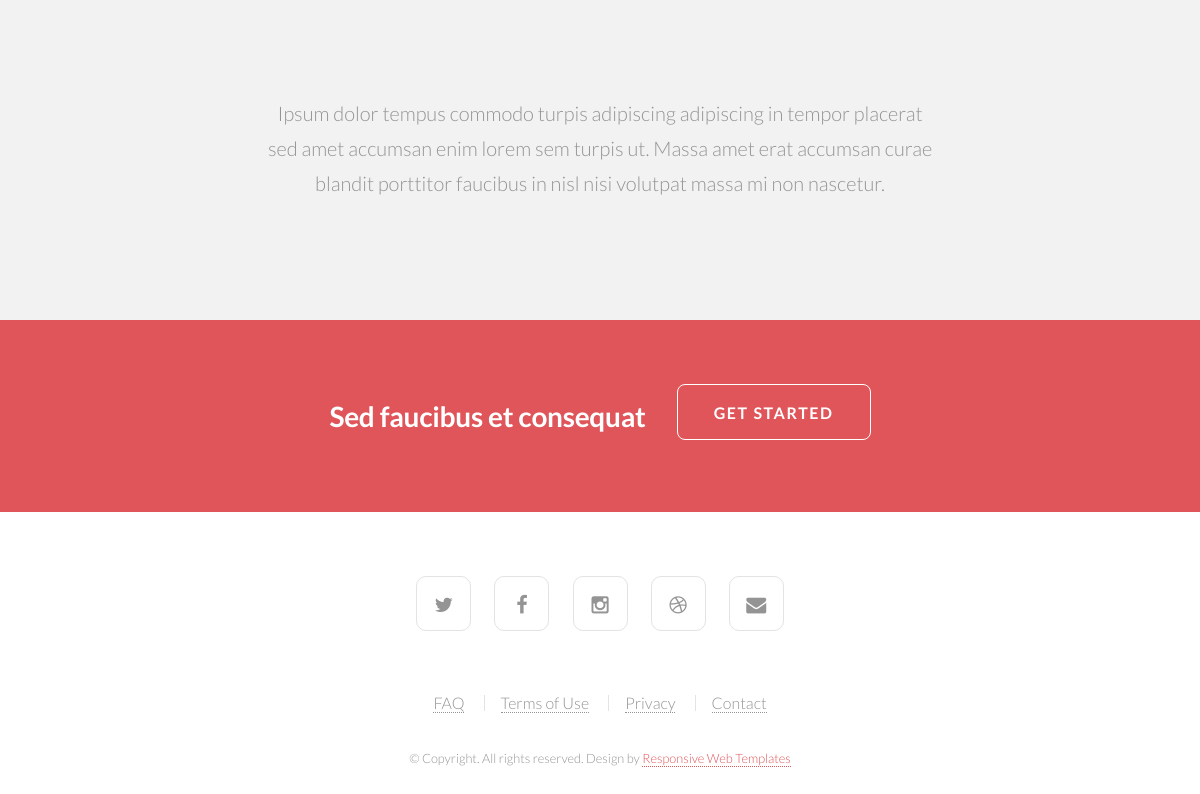
/outfitShowroomApp/home/ (lower part), run on an earlier commit of the app's database.
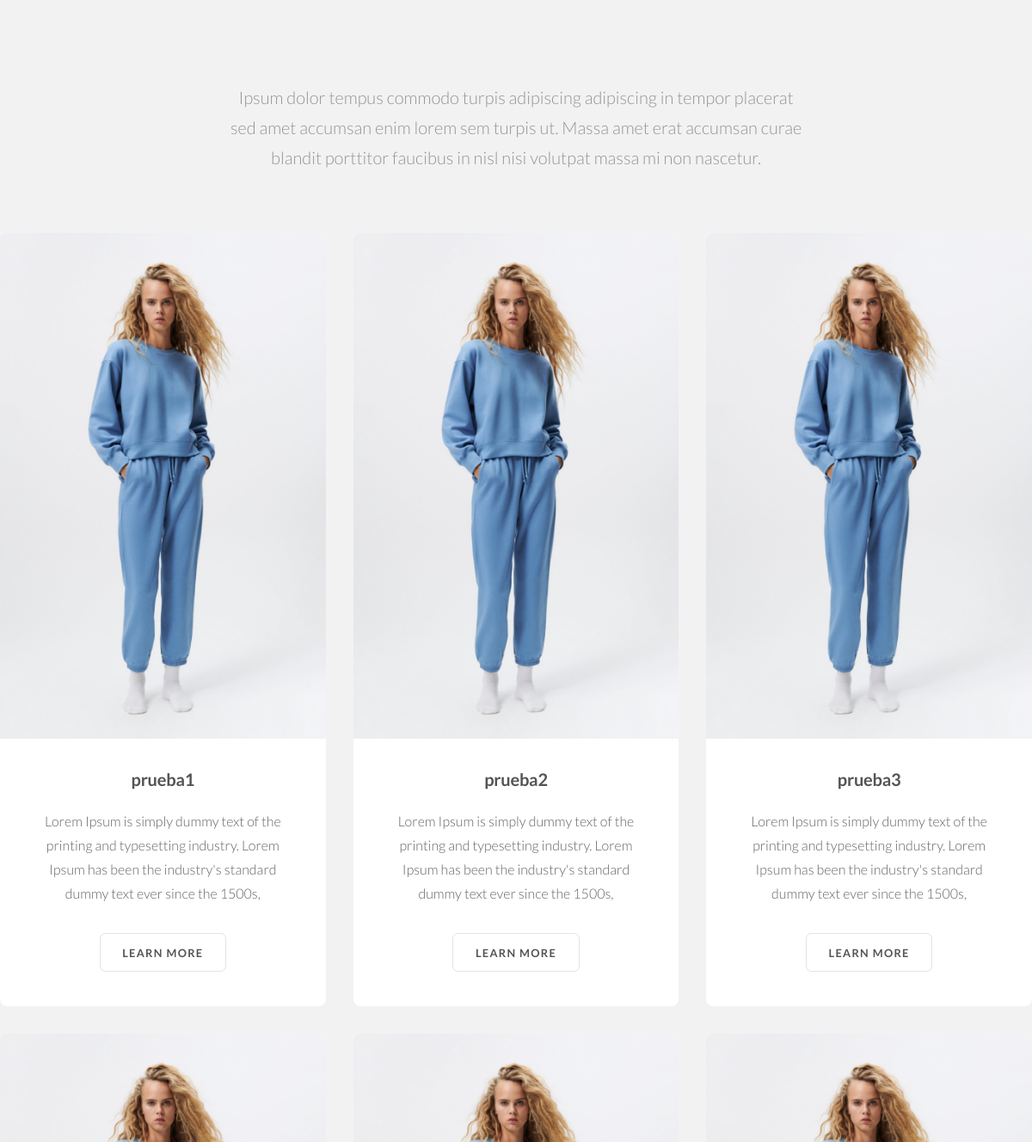
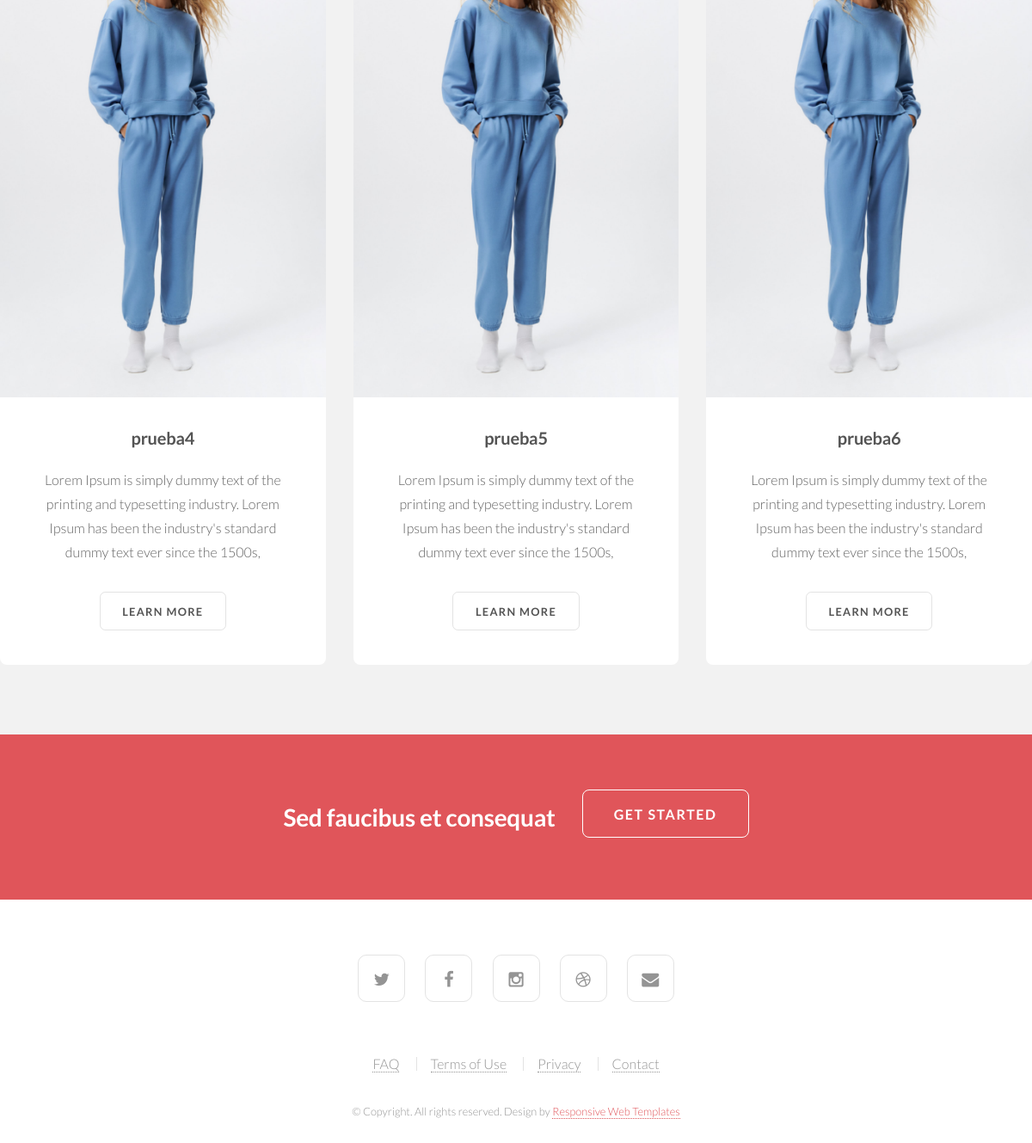
And on a later commit of the database (2 pictures, top to bottom).
### outfitShowroomApp/models.py (models this page shows, shortened)
class Outfit(models.Model):
    id_out = models.AutoField(auto_created=True, primary_key=True)
    nombre = models.CharField(max_length=4000)
    desc = models.CharField(max_length=4000)
    precio = models.DecimalField(decimal_places=2, max_digits=5, default=0)
    estilo = models.ForeignKey(Estilo, null=False, blank=False, on_delete=models.CASCADE, related_name='outfits') #related_name indica el nombre de la relación (outfits de un determinado estilo - estilo.outfits.all(), estilo.outfits.count(), estilo.outfits.filter(precio>50).all())
    ocasiones = models.ManyToManyField(Ocasion, related_name='outfitsocasiones')
    prendas = models.ManyToManyField(Prenda, related_name='outfitsprendas')

### outfitShowroomApp/views.py (the view)
class EstiloListView(ListView):
    template_name= 'index.html'
    model=Estilo
    queryset = Estilo.objects.order_by('nombre')
    def get_context_data(self, **kwargs):
        context = super(EstiloListView, self).get_context_data(**kwargs)
        context['ocasion_list'] = Outfit.objects.order_by('id_out')
        context['outfit_list'] = Outfit.objects.order_by('nombre')
        return context

### outfitShowroomApp/templates/index.html (shortened to what this page needs)
{% load static %}
<!DOCTYPE HTML>
<html>
	<head>
		<link rel="stylesheet" href="{% static '../static/css/skel.css' %}" />
		<link rel="stylesheet" href="{% static '../static/css/style.css' %} " />
		<link rel="stylesheet" href="{% static '../static/css/style-xlarge.css' %}" />
	</head>
	<body class="landing">
			<section id="three" class="wrapper style1">
				<div class="container">
					<header class="major">
						<p>Ipsum dolor tempus commodo turpis adipiscing adipiscing in tempor placerat<br />
						sed amet accumsan enim lorem sem turpis ut. Massa amet erat accumsan curae<br />
						blandit porttitor faucibus in nisl nisi volutpat massa mi non nascetur.</p>
					</header>
					<div class="row">
					{%block outfits%}
						{%for i in outfit_list%}
						<div class="4u 6u$(2) 12u$(3)">
							<article class="box post">
								<a href="#" class="image fit"><img src="{% static '../static/images_ropa/BÁSICA/Captura de pantalla 2021-11-12 a las 0.14.12.png' %}" alt="" /></a>
								<h3>{{i.nombre}}</h3>
								<p>{{i.desc}}</p>
								<ul class="actions">
									<li><a href="#" class="button">Learn More</a></li>
								</ul>
							</article>
						</div>
						{% endfor%}
					</div>
					{% endblock %}
				</div>
			</section>
			<section id="cta" class="wrapper style3">
				<h2>Sed faucibus et consequat</h2>
				<ul class="actions">
					<li><a href="#" class="button big">Get Started</a></li>
				</ul>
			</section>
			<footer id="footer">
				<ul class="icons">
					<li><a href="#" class="icon fa-twitter"><span class="label">Twitter</span></a></li>
					<li><a href="#" class="icon fa-facebook"><span class="label">Facebook</span></a></li>
					<li><a href="#" class="icon fa-instagram"><span class="label">Instagram</span></a></li>
					<li><a href="#" class="icon fa-dribbble"><span class="label">Dribbble</span></a></li>
					<li><a href="#" class="icon fa-envelope"><span class="label">Envelope</span></a></li>
				</ul>
				<ul class="menu">
					<li><a href="#">FAQ</a></li>
					<li><a href="#">Terms of Use</a></li>
					<li><a href="#">Privacy</a></li>
					<li><a href="#">Contact</a></li>
				</ul>
				<span class="copyright">
					&copy; Copyright. All rights reserved. Design by <a href="http://www.html5webtemplates.co.uk">Responsive Web Templates</a>
				</span>
			</footer>
	</body>
</html>

### outfitShowroomApp/static/css/skel.css (style rules this page uses)
html,body,div,span,applet,object,iframe,h1,h2,h3,h4,h5,h6,p,blockquote,pre,a,abbr,acronym,address,big,cite,code,del,dfn,em,img,ins,kbd,q,s,samp,small,strike,strong,sub,sup,tt,var,b,u,i,center,dl,dt,dd,ol,ul,li,fieldset,form,label,legend,table,caption,tbody,tfoot,thead,tr,th,td,article,aside,canvas,details,embed,figure,figcaption,footer,header,hgroup,menu,nav,output,ruby,section,summary,time,mark,audio,video { margin:0;padding:0;border:0;font-size:100%;font:inherit;vertical-align:baseline; }
article,aside,details,figcaption,figure,footer,header,hgroup,menu,nav,section { display:block; }
body { line-height:1; }
ol,ul { list-style:none; }
body { -webkit-text-size-adjust:none }
*, *:before, *:after { -moz-box-sizing: border-box; -webkit-box-sizing: border-box; box-sizing: border-box; }
body { min-width: 1200px; }
.container { margin-left: auto; margin-right: auto; width: 1200px; }
.row { border-bottom: solid 1px transparent; }
.row > * { float: left; }
.row:after, .row:before { content: ''; display: block; clear: both; height: 0; }
.row > * { padding: 0 0 0 2em; }
.row { margin: 0 0 0 -2em; }
.\34 u, .\34 u\24, .\34 u\28 1\29, .\34 u\24\28 1\29 { width: 33.3333333333%; clear: none; }

### outfitShowroomApp/static/css/style-xlarge.css (style rules this page uses)
body, input, select, textarea { font-size: 12pt; }

What changed in the data, as far as the page shows it:
added Outfit: nombre "prueba1", desc "Lorem Ipsum is simply dummy text of the printing and typesetting industry. Lorem Ipsum has been the industry's standard dummy text ever since the 1500s,"
added Outfit: nombre "prueba2", desc "Lorem Ipsum is simply dummy text of the printing and typesetting industry. Lorem Ipsum has been the industry's standard dummy text ever since the 1500s,"
added Outfit: nombre "prueba3", desc "Lorem Ipsum is simply dummy text of the printing and typesetting industry. Lorem Ipsum has been the industry's standard dummy text ever since the 1500s,"
added Outfit: nombre "prueba4", desc "Lorem Ipsum is simply dummy text of the printing and typesetting industry. Lorem Ipsum has been the industry's standard dummy text ever since the 1500s,"
added Outfit: nombre "prueba5", desc "Lorem Ipsum is simply dummy text of the printing and typesetting industry. Lorem Ipsum has been the industry's standard dummy text ever since the 1500s,"
added Outfit: nombre "prueba6", desc "Lorem Ipsum is simply dummy text of the printing and typesetting industry. Lorem Ipsum has been the industry's standard dummy text ever since the 1500s,"
